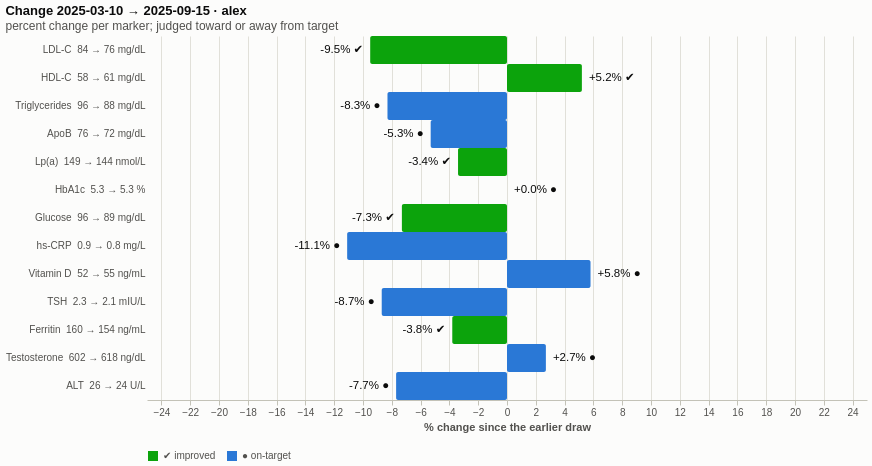

Source (Vega-Lite JSON):
### Vega-Lite specification from a JSON file in a GitHub repository (floating-point values rounded to 4 significant figures)
{"$schema": "https://vega.github.io/schema/vega-lite/v6.json", "title": {"text": "Change 2025-03-10 → 2025-09-15 · alex", "subtitle": "percent change per marker; judged toward or away from target"}, "description": "Percent change per marker between two draws, toward or away from target.", "config": {"background": "#fcfcfb", "view": {"stroke": null}, "axis": {"labelColor": "#52514e", "titleColor": "#52514e", "gridColor": "#e1e0d9", "domainColor": "#c3c2b7", "tickColor": "#c3c2b7"}, "legend": {"labelColor": "#52514e", "orient": "bottom", "direction": "horizontal"}, "title": {"color": "#0b0b0b", "subtitleColor": "#52514e", "anchor": "start"}}, "width": 720, "height": {"step": 28}, "data": {"values": [{"person": "alex", "marker": "ldl-c", "label": "LDL-C", "unit": "mg/dL", "date": "2025-09-15", "value": 76, "ref_low": 0, "ref_high": 100, "opt_low": null, "opt_high": 70, "flag": "normal", "category": "lipids", "status": "suboptimal", "glyph": "◐", "status_label": "◐ suboptimal", "value_label": "76 mg/dL", "value_text": "76", "out": 0, "before": 84, "after": 76, "date_before": "2025-03-10", "date_after": "2025-09-15", "change": -8, "pct": -9.5, "pct_label": "-9.5%", "side": "neg", "verdict": "improved", "verdict_glyph": "✔", "verdict_label": "✔ improved", "change_label": "84 → 76 mg/dL", "span_label": "Mar 2025 → Sep 2025", "lim": 25}, {"person": "alex", "marker": "hdl-c", "label": "HDL-C", "unit": "mg/dL", "date": "2025-09-15", "value": 61, "ref_low": 40, "ref_high": null, "opt_low": 60, "opt_high": null, "flag": "normal", "category": "lipids", "status": "optimal", "glyph": "●", "status_label": "● optimal", "value_label": "61 mg/dL", "value_text": "61", "out": 0, "before": 58, "after": 61, "date_before": "2025-03-10", "date_after": "2025-09-15", "change": 3, "pct": 5.2, "pct_label": "+5.2%", "side": "pos", "verdict": "improved", "verdict_glyph": "✔", "verdict_label": "✔ improved", "change_label": "58 → 61 mg/dL", "span_label": "Mar 2025 → Sep 2025", "lim": 25}, {"person": "alex", "marker": "triglycerides", "label": "Triglycerides", "unit": "mg/dL", "date": "2025-09-15", "value": 88, "ref_low": 0, "ref_high": 150, "opt_low": null, "opt_high": 100, "flag": "normal", "category": "lipids", "status": "optimal", "glyph": "●", "status_label": "● optimal", "value_label": "88 mg/dL", "value_text": "88", "out": 0, "before": 96, "after": 88, "date_before": "2025-03-10", "date_after": "2025-09-15", "change": -8, "pct": -8.3, "pct_label": "-8.3%", "side": "neg", "verdict": "on-target", "verdict_glyph": "●", "verdict_label": "● on-target", "change_label": "96 → 88 mg/dL", "span_label": "Mar 2025 → Sep 2025", "lim": 25}, {"person": "alex", "marker": "apob", "label": "ApoB", "unit": "mg/dL", "date": "2025-09-15", "value": 72, "ref_low": 0, "ref_high": 90, "opt_low": null, "opt_high": 80, "flag": "normal", "category": "lipids", "status": "optimal", "glyph": "●", "status_label": "● optimal", "value_label": "72 mg/dL", "value_text": "72", "out": 0, "before": 76, "after": 72, "date_before": "2025-03-10", "date_after": "2025-09-15", "change": -4, "pct": -5.3, "pct_label": "-5.3%", "side": "neg", "verdict": "on-target", "verdict_glyph": "●", "verdict_label": "● on-target", "change_label": "76 → 72 mg/dL", "span_label": "Mar 2025 → Sep 2025", "lim": 25}, {"person": "alex", "marker": "lpa", "label": "Lp(a)", "unit": "nmol/L", "date": "2025-09-15", "value": 144, "ref_low": 0, "ref_high": 75, "opt_low": null, "opt_high": 30, "flag": "high", "category": "lipids", "status": "high", "glyph": "▲", "status_label": "▲ high", "value_label": "144 nmol/L", "value_text": "144", "out": 1, "before": 149, "after": 144, "date_before": "2025-03-10", "date_after": "2025-09-15", "change": -5, "pct": -3.4, "pct_label": "-3.4%", "side": "neg", "verdict": "improved", "verdict_glyph": "✔", "verdict_label": "✔ improved", "change_label": "149 → 144 nmol/L", "span_label": "Mar 2025 → Sep 2025", "lim": 25}, {"person": "alex", "marker": "hba1c", "label": "HbA1c", "unit": "%", "date": "2025-09-15", "value": 5.3, "ref_low": 4.0, "ref_high": 5.6, "opt_low": null, "opt_high": 5.3, "flag": "normal", "category": "metabolic", "status": "optimal", "glyph": "●", "status_label": "● optimal", "value_label": "5.3 %", "value_text": "5.3", "out": 0, "before": 5.3, "after": 5.3, "date_before": "2025-03-10", "date_after": "2025-09-15", "change": 0, "pct": 0, "pct_label": "+0.0%", "side": "pos", "verdict": "on-target", "verdict_glyph": "●", "verdict_label": "● on-target", "change_label": "5.3 → 5.3 %", "span_label": "Mar 2025 → Sep 2025", "lim": 25}, {"person": "alex", "marker": "glucose", "label": "Glucose", "unit": "mg/dL", "date": "2025-09-15", "value": 89, "ref_low": 70, "ref_high": 99, "opt_low": 72, "opt_high": 90, "flag": "normal", "category": "metabolic", "status": "optimal", "glyph": "●", "status_label": "● optimal", "value_label": "89 mg/dL", "value_text": "89", "out": 0, "before": 96, "after": 89, "date_before": "2025-03-10", "date_after": "2025-09-15", "change": -7, "pct": -7.3, "pct_label": "-7.3%", "side": "neg", "verdict": "improved", "verdict_glyph": "✔", "verdict_label": "✔ improved", "change_label": "96 → 89 mg/dL", "span_label": "Mar 2025 → Sep 2025", "lim": 25}, {"person": "alex", "marker": "hscrp", "label": "hs-CRP", "unit": "mg/L", "date": "2025-09-15", "value": 0.8, "ref_low": 0, "ref_high": 3.0, "opt_low": null, "opt_high": 1.0, "flag": "normal", "category": "inflammation", "status": "optimal", "glyph": "●", "status_label": "● optimal", "value_label": "0.8 mg/L", "value_text": "0.8", "out": 0, "before": 0.9, "after": 0.8, "date_before": "2025-03-10", "date_after": "2025-09-15", "change": -0.1, "pct": -11.1, "pct_label": "-11.1%", "side": "neg", "verdict": "on-target", "verdict_glyph": "●", "verdict_label": "● on-target", "change_label": "0.9 → 0.8 mg/L", "span_label": "Mar 2025 → Sep 2025", "lim": 25}, {"person": "alex", "marker": "vitamin-d", "label": "Vitamin D", "unit": "ng/mL", "date": "2025-09-15", "value": 55, "ref_low": 30, "ref_high": 100, "opt_low": 40, "opt_high": 60, "flag": "normal", "category": "vitamins", "status": "optimal", "glyph": "●", "status_label": "● optimal", "value_label": "55 ng/mL", "value_text": "55", "out": 0, "before": 52, "after": 55, "date_before": "2025-03-10", "date_after": "2025-09-15", "change": 3, "pct": 5.8, "pct_label": "+5.8%", "side": "pos", "verdict": "on-target", "verdict_glyph": "●", "verdict_label": "● on-target", "change_label": "52 → 55 ng/mL", "span_label": "Mar 2025 → Sep 2025", "lim": 25}, {"person": "alex", "marker": "tsh", "label": "TSH", "unit": "mIU/L", "date": "2025-09-15", "value": 2.1, "ref_low": 0.4, "ref_high": 4.0, "opt_low": 0.5, "opt_high": 2.5, "flag": "normal", "category": "thyroid", "status": "optimal", "glyph": "●", "status_label": "● optimal", "value_label": "2.1 mIU/L", "value_text": "2.1", "out": 0, "before": 2.3, "after": 2.1, "date_before": "2025-03-10", "date_after": "2025-09-15", "change": -0.2, "pct": -8.7, "pct_label": "-8.7%", "side": "neg", "verdict": "on-target", "verdict_glyph": "●", "verdict_label": "● on-target", "change_label": "2.3 → 2.1 mIU/L", "span_label": "Mar 2025 → Sep 2025", "lim": 25}, {"person": "alex", "marker": "ferritin", "label": "Ferritin", "unit": "ng/mL", "date": "2025-09-15", "value": 154, "ref_low": 30, "ref_high": 400, "opt_low": 50, "opt_high": 150, "flag": "normal", "category": "vitamins", "status": "suboptimal", "glyph": "◐", "status_label": "◐ suboptimal", "value_label": "154 ng/mL", "value_text": "154", "out": 0, "before": 160, "after": 154, "date_before": "2025-03-10", "date_after": "2025-09-15", "change": -6, "pct": -3.8, "pct_label": "-3.8%", "side": "neg", "verdict": "improved", "verdict_glyph": "✔", "verdict_label": "✔ improved", "change_label": "160 → 154 ng/mL", "span_label": "Mar 2025 → Sep 2025", "lim": 25}, {"person": "alex", "marker": "testosterone-total", "label": "Testosterone", "unit": "ng/dL", "date": "2025-09-15", "value": 618, "ref_low": 264, "ref_high": 916, "opt_low": 500, "opt_high": 900, "flag": "normal", "category": "hormones", "status": "optimal", "glyph": "●", "status_label": "● optimal", "value_label": "618 ng/dL", "value_text": "618", "out": 0, "before": 602, "after": 618, "date_before": "2025-03-10", "date_after": "2025-09-15", "change": 16, "pct": 2.7, "pct_label": "+2.7%", "side": "pos", "verdict": "on-target", "verdict_glyph": "●", "verdict_label": "● on-target", "change_label": "602 → 618 ng/dL", "span_label": "Mar 2025 → Sep 2025", "lim": 25}, {"person": "alex", "marker": "alt", "label": "ALT", "unit": "U/L", "date": "2025-09-15", "value": 24, "ref_low": 7, "ref_high": 56, "opt_low": null, "opt_high": 30, "flag": "normal", "category": "liver", "status": "optimal", "glyph": "●", "status_label": "● optimal", "value_label": "24 U/L", "value_text": "24", "out": 0, "before": 26, "after": 24, "date_before": "2025-03-10", "date_after": "2025-09-15", "change": -2, "pct": -7.7, "pct_label": "-7.7%", "side": "neg", "verdict": "on-target", "verdict_glyph": "●", "verdict_label": "● on-target", "change_label": "26 → 24 U/L", "span_label": "Mar 2025 → Sep 2025", "lim": 25}]}, "transform": [{"calculate": "datum.pct_label + ' ' + datum.verdict_glyph", "as": "readout"}, {"calculate": "datum.label + '  ' + datum.change_label", "as": "row_label"}], "encoding": {"y": {"field": "row_label", "type": "nominal", "sort": null, "title": null, "axis": {"domain": false, "ticks": false, "labelLimit": 300}}}, "layer": [{"name": "limits", "mark": {"type": "rule", "opacity": 0}, "transform": [{"calculate": "-datum.lim", "as": "neg_lim"}], "encoding": {"x": {"field": "lim", "type": "quantitative"}, "x2": {"field": "neg_lim"}}}, {"name": "change", "mark": {"type": "bar", "cornerRadius": 2}, "encoding": {"x": {"field": "pct", "type": "quantitative", "title": "% change since the earlier draw", "scale": {"zero": true, "nice": false}}, "x2": {"datum": 0}, "color": {"field": "verdict_label", "type": "nominal", "scale": {"domain": ["✔ improved", "● on-target"], "range": ["#0ca30c", "#2a78d6"]}, "legend": {"title": null}}, "tooltip": [{"field": "label", "title": "marker"}, {"field": "pct_label", "title": "change"}, {"field": "change_label", "title": "values"}, {"field": "verdict_label", "title": "verdict"}]}}, {"name": "zero", "mark": {"type": "rule", "strokeWidth": 1.5, "color": "#52514e"}, "encoding": {"x": {"datum": 0, "type": "quantitative"}}}, {"name": "read-pos", "transform": [{"filter": "datum.side == 'pos'"}], "mark": {"type": "text", "align": "left", "baseline": "middle", "dx": 7, "fontSize": 11.5, "color": "#0b0b0b"}, "encoding": {"x": {"field": "pct", "type": "quantitative"}, "text": {"field": "readout"}}}, {"name": "read-neg", "transform": [{"filter": "datum.side == 'neg'"}], "mark": {"type": "text", "align": "right", "baseline": "middle", "dx": -7, "fontSize": 11.5, "color": "#0b0b0b"}, "encoding": {"x": {"field": "pct", "type": "quantitative"}, "text": {"field": "readout"}}}]}
